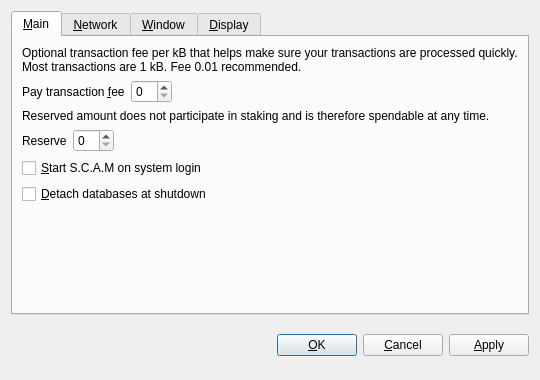
<?xml version="1.0" encoding="UTF-8"?>
<ui version="4.0">
 <class>OptionsDialog</class>
 <widget class="QDialog" name="OptionsDialog">
  <property name="geometry">
   <rect>
    <x>0</x>
    <y>0</y>
    <width>540</width>
    <height>380</height>
   </rect>
  </property>
  <property name="windowTitle">
   <string>Options</string>
  </property>
  <property name="modal">
   <bool>true</bool>
  </property>
  <layout class="QVBoxLayout" name="verticalLayout">
   <item>
    <widget class="QTabWidget" name="tabWidget">
     <property name="tabPosition">
      <enum>QTabWidget::North</enum>
     </property>
     <property name="currentIndex">
      <number>0</number>
     </property>
     <widget class="QWidget" name="tabMain">
      <attribute name="title">
       <string>&amp;Main</string>
      </attribute>
      <layout class="QVBoxLayout" name="verticalLayout_Main">
       <item>
        <widget class="QLabel" name="transactionFeeInfoLabel">
         <property name="text">
          <string>Optional transaction fee per kB that helps make sure your transactions are processed quickly. Most transactions are 1 kB. Fee 0.01 recommended.</string>
         </property>
         <property name="textFormat">
          <enum>Qt::PlainText</enum>
         </property>
         <property name="wordWrap">
          <bool>true</bool>
         </property>
        </widget>
       </item>
       <item>
        <layout class="QHBoxLayout" name="horizontalLayoutFee">
         <item>
          <widget class="QLabel" name="transactionFeeLabel">
           <property name="text">
            <string>Pay transaction &amp;fee</string>
           </property>
           <property name="textFormat">
            <enum>Qt::PlainText</enum>
           </property>
           <property name="buddy">
            <cstring>transactionFee</cstring>
           </property>
          </widget>
         </item>
         <item>
          <widget class="BitcoinAmountField" name="transactionFee"/>
         </item>
         <item>
          <spacer name="horizontalSpacerFee">
           <property name="orientation">
            <enum>Qt::Horizontal</enum>
           </property>
           <property name="sizeHint" stdset="0">
            <size>
             <width>40</width>
             <height>20</height>
            </size>
           </property>
          </spacer>
         </item>
        </layout>
       </item>
       <item>
        <widget class="QLabel" name="reserveBalanceInfoLabel">
         <property name="text">
          <string>Reserved amount does not participate in staking and is therefore spendable at any time.</string>
         </property>
         <property name="textFormat">
          <enum>Qt::PlainText</enum>
         </property>
         <property name="wordWrap">
          <bool>true</bool>
         </property>
        </widget>
       </item>
       <item>
        <layout class="QHBoxLayout" name="horizontalLayoutReserveBalance">
         <item>
          <widget class="QLabel" name="reserveBalanceLabel">
           <property name="text">
            <string>Reserve</string>
           </property>
           <property name="textFormat">
            <enum>Qt::PlainText</enum>
           </property>
           <property name="buddy">
            <cstring>reserveBalance</cstring>
           </property>
          </widget>
         </item>
         <item>
          <widget class="BitcoinAmountField" name="reserveBalance"/>
         </item>
         <item>
          <spacer name="horizontalSpacerReserveBalance">
           <property name="orientation">
            <enum>Qt::Horizontal</enum>
           </property>
           <property name="sizeHint" stdset="0">
            <size>
             <width>40</width>
             <height>20</height>
            </size>
           </property>
          </spacer>
         </item>
        </layout>
       </item>
       <item>
        <widget class="QCheckBox" name="bitcoinAtStartup">
         <property name="toolTip">
          <string>Automatically start S.C.A.M after logging in to the system.</string>
         </property>
         <property name="text">
          <string>&amp;Start S.C.A.M on system login</string>
         </property>
        </widget>
       </item>
       <item>
        <widget class="QCheckBox" name="detachDatabases">
         <property name="toolTip">
          <string>Detach block and address databases at shutdown. This means they can be moved to another data directory, but it slows down shutdown. The wallet is always detached.</string>
         </property>
         <property name="text">
          <string>&amp;Detach databases at shutdown</string>
         </property>
        </widget>
       </item>
       <item>
        <spacer name="verticalSpacer_Main">
         <property name="orientation">
          <enum>Qt::Vertical</enum>
         </property>
         <property name="sizeHint" stdset="0">
          <size>
           <width>20</width>
           <height>40</height>
          </size>
         </property>
        </spacer>
       </item>
      </layout>
     </widget>
     <widget class="QWidget" name="tabNetwork">
      <attribute name="title">
       <string>&amp;Network</string>
      </attribute>
      <layout class="QVBoxLayout" name="verticalLayout_Network">
       <item>
        <widget class="QCheckBox" name="mapPortUpnp">
         <property name="toolTip">
          <string>Automatically open the S.C.A.M client port on the router. This only works when your router supports UPnP and it is enabled.</string>
         </property>
         <property name="text">
          <string>Map port using &amp;UPnP</string>
         </property>
        </widget>
       </item>
       <item>
        <widget class="QCheckBox" name="connectSocks">
         <property name="toolTip">
          <string>Connect to the S.C.A.M network through a SOCKS proxy (e.g. when connecting through Tor).</string>
         </property>
         <property name="text">
          <string>&amp;Connect through SOCKS proxy:</string>
         </property>
        </widget>
       </item>
       <item>
        <layout class="QHBoxLayout" name="horizontalLayout_Network">
         <item>
          <widget class="QLabel" name="proxyIpLabel">
           <property name="text">
            <string>Proxy &amp;IP:</string>
           </property>
           <property name="textFormat">
            <enum>Qt::PlainText</enum>
           </property>
           <property name="buddy">
            <cstring>proxyIp</cstring>
           </property>
          </widget>
         </item>
         <item>
          <widget class="QValidatedLineEdit" name="proxyIp">
           <property name="maximumSize">
            <size>
             <width>140</width>
             <height>16777215</height>
            </size>
           </property>
           <property name="toolTip">
            <string>IP address of the proxy (e.g. 127.0.0.1)</string>
           </property>
          </widget>
         </item>
         <item>
          <widget class="QLabel" name="proxyPortLabel">
           <property name="text">
            <string>&amp;Port:</string>
           </property>
           <property name="textFormat">
            <enum>Qt::PlainText</enum>
           </property>
           <property name="buddy">
            <cstring>proxyPort</cstring>
           </property>
          </widget>
         </item>
         <item>
          <widget class="QLineEdit" name="proxyPort">
           <property name="maximumSize">
            <size>
             <width>55</width>
             <height>16777215</height>
            </size>
           </property>
           <property name="toolTip">
            <string>Port of the proxy (e.g. 9050)</string>
           </property>
          </widget>
         </item>
         <item>
          <widget class="QLabel" name="socksVersionLabel">
           <property name="text">
            <string>SOCKS &amp;Version:</string>
           </property>
           <property name="textFormat">
            <enum>Qt::PlainText</enum>
           </property>
           <property name="buddy">
            <cstring>socksVersion</cstring>
           </property>
          </widget>
         </item>
         <item>
          <widget class="QValueComboBox" name="socksVersion">
           <property name="toolTip">
            <string>SOCKS version of the proxy (e.g. 5)</string>
           </property>
          </widget>
         </item>
         <item>
          <spacer name="horizontalSpacer_Network">
           <property name="orientation">
            <enum>Qt::Horizontal</enum>
           </property>
           <property name="sizeHint" stdset="0">
            <size>
             <width>40</width>
             <height>20</height>
            </size>
           </property>
          </spacer>
         </item>
        </layout>
       </item>
       <item>
        <spacer name="verticalSpacer_Network">
         <property name="orientation">
          <enum>Qt::Vertical</enum>
         </property>
         <property name="sizeHint" stdset="0">
          <size>
           <width>20</width>
           <height>40</height>
          </size>
         </property>
        </spacer>
       </item>
      </layout>
     </widget>
     <widget class="QWidget" name="tabWindow">
      <attribute name="title">
       <string>&amp;Window</string>
      </attribute>
      <layout class="QVBoxLayout" name="verticalLayout_Window">
       <item>
        <widget class="QCheckBox" name="minimizeToTray">
         <property name="toolTip">
          <string>Show only a tray icon after minimizing the window.</string>
         </property>
         <property name="text">
          <string>&amp;Minimize to the tray instead of the taskbar</string>
         </property>
        </widget>
       </item>
       <item>
        <widget class="QCheckBox" name="minimizeOnClose">
         <property name="toolTip">
          <string>Minimize instead of exit the application when the window is closed. When this option is enabled, the application will be closed only after selecting Quit in the menu.</string>
         </property>
         <property name="text">
          <string>M&amp;inimize on close</string>
         </property>
        </widget>
       </item>
       <item>
        <spacer name="verticalSpacer_Window">
         <property name="orientation">
          <enum>Qt::Vertical</enum>
         </property>
         <property name="sizeHint" stdset="0">
          <size>
           <width>20</width>
           <height>40</height>
          </size>
         </property>
        </spacer>
       </item>
      </layout>
     </widget>
     <widget class="QWidget" name="tabDisplay">
      <attribute name="title">
       <string>&amp;Display</string>
      </attribute>
      <layout class="QVBoxLayout" name="verticalLayout_Display">
       <item>
        <layout class="QHBoxLayout" name="horizontalLayout_1_Display">
         <item>
          <widget class="QLabel" name="langLabel">
           <property name="text">
            <string>User Interface &amp;language:</string>
           </property>
           <property name="textFormat">
            <enum>Qt::PlainText</enum>
           </property>
           <property name="buddy">
            <cstring>lang</cstring>
           </property>
          </widget>
         </item>
         <item>
          <widget class="QValueComboBox" name="lang">
           <property name="toolTip">
            <string>The user interface language can be set here. This setting will take effect after restarting S.C.A.M.</string>
           </property>
          </widget>
         </item>
        </layout>
       </item>
       <item>
        <layout class="QHBoxLayout" name="horizontalLayout_2_Display">
         <item>
          <widget class="QLabel" name="unitLabel">
           <property name="text">
            <string>&amp;Unit to show amounts in:</string>
           </property>
           <property name="textFormat">
            <enum>Qt::PlainText</enum>
           </property>
           <property name="buddy">
            <cstring>unit</cstring>
           </property>
          </widget>
         </item>
         <item>
          <widget class="QValueComboBox" name="unit">
           <property name="toolTip">
            <string>Choose the default subdivision unit to show in the interface and when sending coins.</string>
           </property>
          </widget>
         </item>
        </layout>
       </item>
       <item>
        <widget class="QCheckBox" name="displayAddresses">
         <property name="toolTip">
          <string>Whether to show S.C.A.M addresses in the transaction list or not.</string>
         </property>
         <property name="text">
          <string>&amp;Display addresses in transaction list</string>
         </property>
        </widget>
       </item>
       <item>
        <widget class="QCheckBox" name="coinControlFeatures">
         <property name="toolTip">
          <string>Whether to show coin control features or not.</string>
         </property>
         <property name="text">
          <string>Display coin &amp;control features (experts only!)</string>
         </property>
        </widget>
       </item>
       <item>
        <spacer name="verticalSpacer_Display">
         <property name="orientation">
          <enum>Qt::Vertical</enum>
         </property>
         <property name="sizeHint" stdset="0">
          <size>
           <width>20</width>
           <height>40</height>
          </size>
         </property>
        </spacer>
       </item>
      </layout>
     </widget>
    </widget>
   </item>
   <item>
    <layout class="QHBoxLayout" name="horizontalLayout_Buttons">
     <item>
      <spacer name="horizontalSpacer_1">
       <property name="orientation">
        <enum>Qt::Horizontal</enum>
       </property>
       <property name="sizeHint" stdset="0">
        <size>
         <width>40</width>
         <height>48</height>
        </size>
       </property>
      </spacer>
     </item>
     <item>
      <widget class="QLabel" name="statusLabel">
       <property name="font">
        <font>
         <weight>75</weight>
         <bold>true</bold>
        </font>
       </property>
       <property name="text">
        <string/>
       </property>
       <property name="textFormat">
        <enum>Qt::PlainText</enum>
       </property>
       <property name="wordWrap">
        <bool>true</bool>
       </property>
      </widget>
     </item>
     <item>
      <spacer name="horizontalSpacer_2">
       <property name="orientation">
        <enum>Qt::Horizontal</enum>
       </property>
       <property name="sizeHint" stdset="0">
        <size>
         <width>40</width>
         <height>48</height>
        </size>
       </property>
      </spacer>
     </item>
     <item>
      <widget class="QPushButton" name="okButton">
       <property name="text">
        <string>&amp;OK</string>
       </property>
      </widget>
     </item>
     <item>
      <widget class="QPushButton" name="cancelButton">
       <property name="text">
        <string>&amp;Cancel</string>
       </property>
       <property name="autoDefault">
        <bool>false</bool>
       </property>
      </widget>
     </item>
     <item>
      <widget class="QPushButton" name="applyButton">
       <property name="text">
        <string>&amp;Apply</string>
       </property>
       <property name="autoDefault">
        <bool>false</bool>
       </property>
      </widget>
     </item>
    </layout>
   </item>
  </layout>
 </widget>
 <customwidgets>
  <customwidget>
   <class>BitcoinAmountField</class>
   <extends>QSpinBox</extends>
   <header>bitcoinamountfield.h</header>
  </customwidget>
  <customwidget>
   <class>QValueComboBox</class>
   <extends>QComboBox</extends>
   <header>qvaluecombobox.h</header>
  </customwidget>
  <customwidget>
   <class>QValidatedLineEdit</class>
   <extends>QLineEdit</extends>
   <header>qvalidatedlineedit.h</header>
  </customwidget>
 </customwidgets>
 <resources/>
 <connections/>
</ui>
